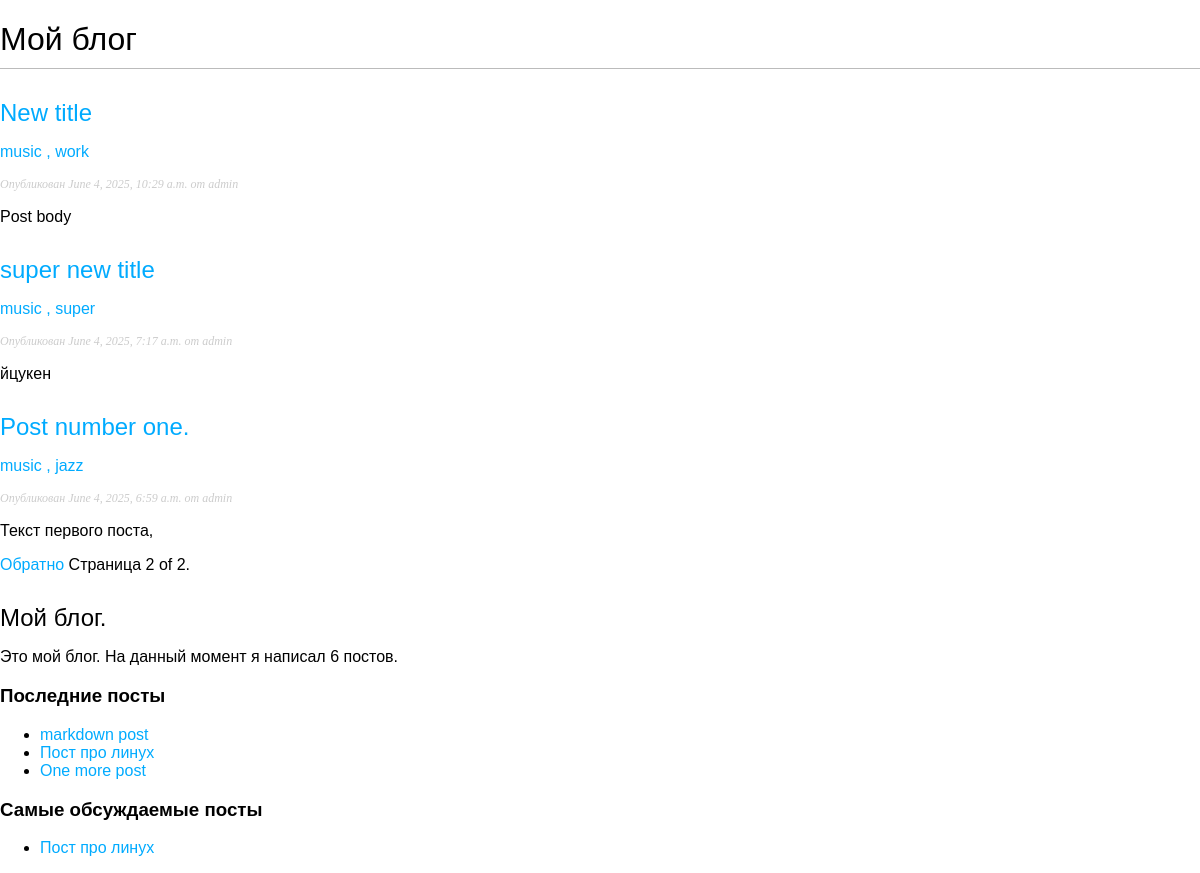
Screenshot of /blog/?page=2 with the database file from the repository.
### blog/models.py (models this page shows, shortened)
class Post(models.Model):
    class Status(models.TextChoices):
        DRAFT = "DF", "Черновик"
        PUBLISHED = "PB", "Опубликовано"
    title = models.CharField(max_length=250)
    slug = models.SlugField(
        max_length=250,
        unique_for_date="publish"
    )
    author = models.ForeignKey(
        User,
        on_delete=models.CASCADE,
        related_name="blog_posts",
    )
    body = models.TextField()
    publish = models.DateTimeField(default=timezone.now)
    created = models.DateTimeField(auto_now_add=True)
    update = models.DateTimeField(auto_now=True)
    status = models.CharField(
        max_length=2, choices=Status.choices, default=Status.DRAFT
    )
    objects = models.Manager()
    published = PublishedManager()
    tags = TaggableManager()
    class Meta:
        ordering = ["-publish"]
        indexes = [models.Index(fields=["-publish"])]
    def get_absolute_url(self):
        return reverse("blog:post_detail",
        args=[
            self.publish.year, # pylint: disable=E1101:no-member
            self.publish.month,  # pylint: disable=E1101:no-member
            self.publish.day,  # pylint: disable=E1101:no-member
            self.slug,
        ])

### blog/views.py (the view)
# urls.py: path("", post_list, name="post_list"),
def post_list(request, tag_slug=None):
    post_list_total = Post.published.all()
    tag = None
    if tag_slug:
        tag = get_object_or_404(Tag, slug=tag_slug)
        post_list_total = post_list_total.filter(tags=tag)
    paginator = Paginator(post_list_total, 3)
    page_number = request.GET.get("page", 1)
    try:
        posts = paginator.page(page_number)
    except PageNotAnInteger:
        posts = paginator.page(1)
    except EmptyPage:
        posts = paginator.page(paginator.num_pages)
    return render(request, "blog/post/list.html", {"posts": posts, "tag": tag})

### blog/models.py (called while the page is built)
    def get_queryset(self):
        return super().get_queryset().filter(status=Post.Status.PUBLISHED)

### blog/templatetags/blog_tags.py (called while the page is built)
@register.simple_tag
def total_posts():
    return Post.published.count()

@register.inclusion_tag("blog/post/latest_posts.html")
def show_latest_posts(count=5):
    latest_posts = Post.published.order_by("-publish")[:count]
    return {"latest_posts": latest_posts}

@register.simple_tag
def get_most_commented_posts(count=5):
    return Post.published.annotate(
        total_comments=Count("comments")
    ).exclude(total_comments=0).order_by("-total_comments")[:count]

@register.filter(name="markdown")
def markdown_format(text):
    return mark_safe(markdown(text))

### templates/blog/post/list.html (shortened to what this page needs)
{% extends 'blog/base.html' %}
{% load blog_tags %}
{% block content %}
    <h1>Мой блог</h1>
    {% for post in posts %}
        <h2>
            <a href="{{ post.get_absolute_url }}">{{ post.title }}</a>
        </h2>
        <p class="tags">
            {% for tag in post.tags.all %}
                <a href="{% url 'blog:post_list_by_tag' tag.slug %}">
                    {{ tag.name }}
                {% if not forloop.last %}
                    ,
                {% endif %}
                </a>
            {% endfor %}
        </p>
        <p class="date">Опубликован {{ post.publish }} от {{ post.author }}</p>
        {{ post.body|markdown|truncatewords_html:30 }}
    {% endfor %}
    {% include "paginator.html" with page=posts %}
{% endblock  %}

### templates/blog/base.html (shortened to what this page needs)
 {% load blog_tags %}
 {% load static %}
<!DOCTYPE html>
<html lang="en">
<head>
    <link rel="stylesheet" href="{% static 'css/blog.css' %}">
</head>
<body>
    <div class="content">
        {% block content %}
        {% endblock  %}
    </div>
    <div class="sidebar">
        <h2>
            Мой блог.
        </h2>
        <p>
            Это мой блог.
            На данный момент я написал {% total_posts %} постов.
        </p>
        <h3>
            Последние посты
        </h3>
        {% show_latest_posts 3 %}
        <h3>
            Самые обсуждаемые посты
        </h3>
        {% get_most_commented_posts as most_commented_posts %}
        <ul>
            {% for post in most_commented_posts %}
                <li>
                    <a href="{{ post.get_absolute_url }}">
                        {{ post.title }}
                    </a>
                </li>
            {% endfor %}
        </ul>
    </div>
</body>
</html>

### templates/blog/post/latest_posts.html
<ul>
    {% for post in latest_posts %}
        <li>
            <a href="{{ post.get_absolute_url }}">{{ post.title }}</a>
        </li>
    {% endfor %}
</ul>

### blog/static/css/blog.css (style rules this page uses)
body { margin: 0; padding: 0; font-family: helvetica, sans-serif; }
a { color: #00abff; text-decoration: none; }
h1 { font-weight: normal; border-bottom: 1px solid #bbb; padding: 0 0 10px 0; }
h2 { font-weight: normal; margin: 30px 0 0; }
p.date { color: #ccc; font-family: georgia, serif; font-size: 12px; font-style: italic; }

### rows the page displays
Post: title "New title", publish "June 4, 2025, 10:29 a.m.", author "admin", body "Post body"
Tag: name "music"
Tag: name "work"
Post: title "super new title", publish "June 4, 2025, 7:17 a.m.", author "admin", body "йцукен"
Tag: name "super"
Post: title "Post number one.", publish "June 4, 2025, 6:59 a.m.", author "admin", body "Текст первого поста,"
Tag: name "jazz"
Post: title "markdown post"
Post: title "Пост про линух"
Post: title "One more post"

### other values shown
{{ page.number }} "2"
{{ page.paginator.num_pages }} "2"
